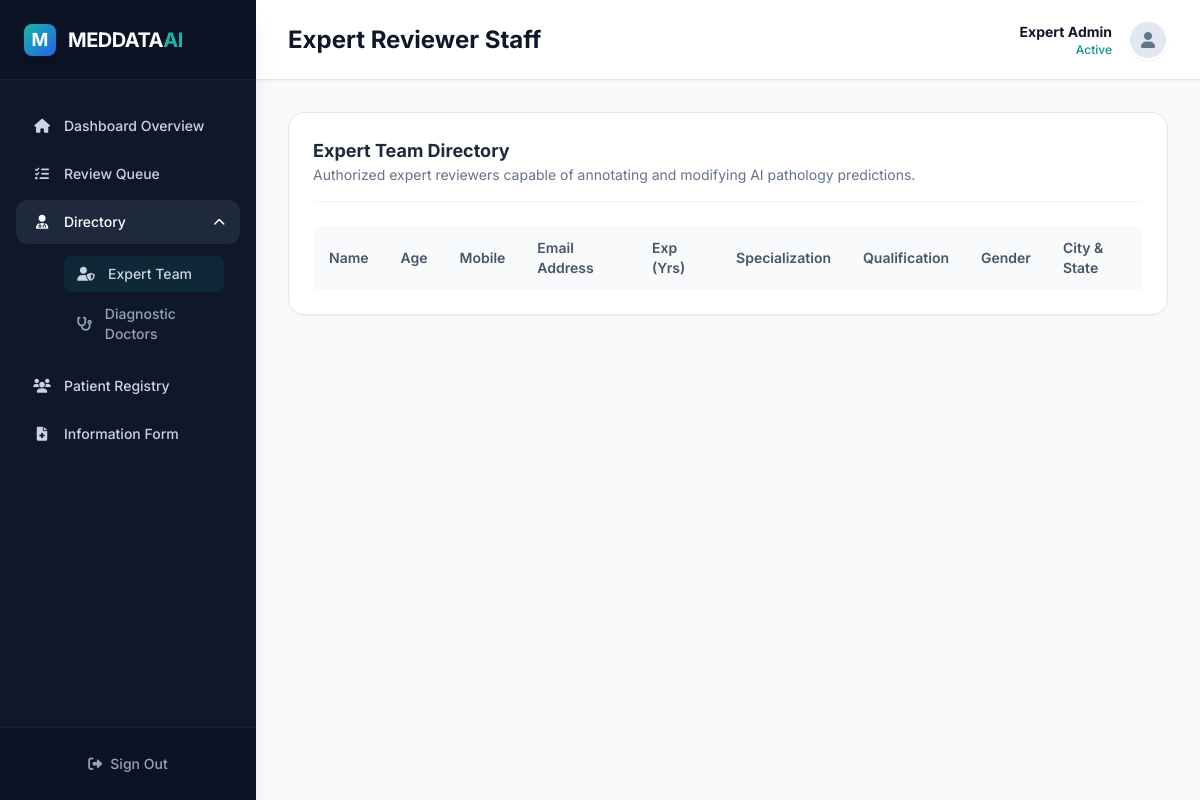
Before: /mri/expertdoctor/ with the older database file.
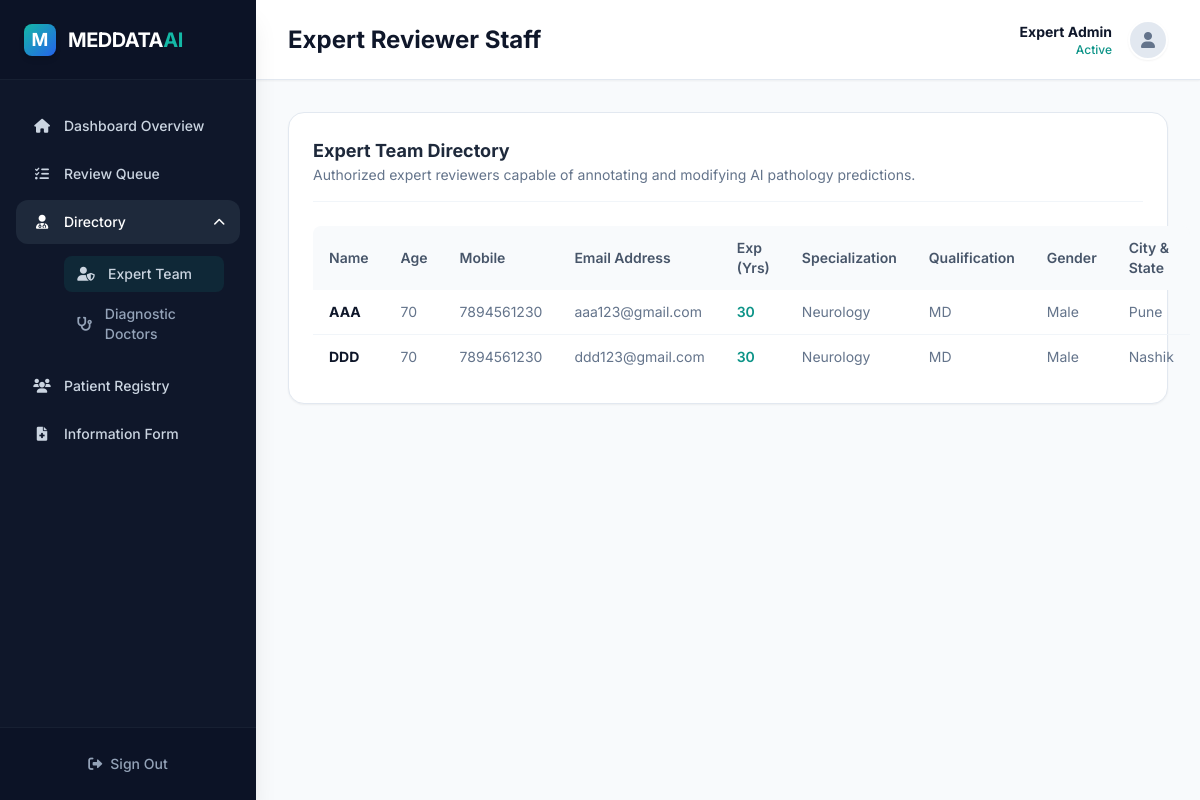
After: the same page with the newer database file.
### mri/models.py (models this page shows, shortened)
class DoctorInfo(models.Model):
    name = models.CharField(max_length=100)
    age = models.IntegerField()
    mobile = models.CharField(max_length=15)
    email = models.EmailField()
    experience = models.IntegerField()
    specialization = models.CharField(max_length=100)
    qualification = models.CharField(max_length=100)
    gender = models.CharField(max_length=10)
    city_state = models.CharField(max_length=100)
    profile_image = models.ImageField(upload_to='doctor_profiles/', null=True, blank=True)

### mri/views.py (the view)
# urls.py: path('expertdoctor/', views.expertdoctor, name='expertdoctor'),
def expertdoctor(request):
    doctors = DoctorInfo.objects.all()
    return render(request, 'mri/expertdoctor.html', {'doctors': doctors})

### mri/templates/mri/expertdoctor.html (shortened to what the changed rows need)
{% load static %}
<!DOCTYPE html>
<html lang="en">
<head>
    <script src="https://cdn.tailwindcss.com"></script>
    <link href="https://cdnjs.cloudflare.com/ajax/libs/font-awesome/6.0.0-beta3/css/all.min.css" rel="stylesheet">
    <link rel="stylesheet" href="https://cdn.datatables.net/1.13.4/css/jquery.dataTables.min.css">
    <link rel="stylesheet" href="https://cdn.datatables.net/buttons/2.4.1/css/buttons.dataTables.min.css">
</head>
<body class="font-sans antialiased bg-slate-50 text-slate-800 flex h-screen overflow-hidden">
    <main class="flex-grow flex flex-col min-w-0 bg-slate-50 overflow-y-auto">
        <header class="h-20 flex-shrink-0 bg-white border-b border-slate-200 flex items-center justify-between px-8 sticky top-0 z-10 shadow-sm">
            <div>
                <h1 class="text-2xl font-bold text-slate-900">Expert Reviewer Staff</h1>
            </div>
        </header>
        <div class="p-8 max-w-full lg:max-w-7xl w-full animate-fade-in-up">
            {% block content %}
            <div class="bg-white rounded-2xl p-6 shadow-sm border border-slate-200">
                <div class="mb-6 border-b border-slate-100 pb-4">
                    <h2 class="text-lg font-bold text-slate-800">Expert Team Directory</h2>
                </div>
                <table id="patientTable" class="display nowrap w-full" style="width:100%">
                    <thead class="bg-slate-50 text-slate-600 text-sm">
                        <tr>
                            <th class="text-left font-semibold py-3 px-4 rounded-tl-lg">Name</th>
                            <th class="text-left font-semibold py-3 px-4">Age</th>
                            <th class="text-left font-semibold py-3 px-4">Mobile</th>
                            <th class="text-left font-semibold py-3 px-4">Email Address</th>
                            <th class="text-left font-semibold py-3 px-4">Exp (Yrs)</th>
                            <th class="text-left font-semibold py-3 px-4">Specialization</th>
                            <th class="text-left font-semibold py-3 px-4">Qualification</th>
                            <th class="text-left font-semibold py-3 px-4">Gender</th>
                            <th class="text-left font-semibold py-3 px-4 rounded-tr-lg">City & State</th>
                        </tr>
                    </thead>
                    <tbody class="text-slate-700 text-sm">
                        {% for doctor in doctors %}
                        <tr class="hover:bg-slate-50 transition-colors border-b border-slate-100 last:border-0">
                            <td class="py-3 px-4 font-bold text-slate-900">{{ doctor.name }}</td>
                            <td class="py-3 px-4 text-slate-500">{{ doctor.age }}</td>
                            <td class="py-3 px-4 text-slate-500">{{ doctor.mobile }}</td>
                            <td class="py-3 px-4 text-slate-500">{{ doctor.email }}</td>
                            <td class="py-3 px-4 font-semibold text-brand-600">{{ doctor.experience }}</td>
                            <td class="py-3 px-4 text-slate-500">{{ doctor.specialization }}</td>
                            <td class="py-3 px-4 text-slate-500">{{ doctor.qualification }}</td>
                            <td class="py-3 px-4 text-slate-500">{{ doctor.gender}}</td>
                            <td class="py-3 px-4 text-slate-500">{{ doctor.city_state}}</td>
                        </tr>
                        {% endfor %}
                    </tbody>
                </table>
            </div>
            {% endblock %}
        </div>
    </main>
</body>
</html>

Changed rows visible on the page:
added DoctorInfo: name "AAA", age "70", mobile "7894561230", email "aaa123@gmail.com", experience "30", specialization "Neurology", qualification "MD", gender "Male", city_state "Pune"
added DoctorInfo: name "DDD", age "70", mobile "7894561230", email "ddd123@gmail.com", experience "30", specialization "Neurology", qualification "MD", gender "Male", city_state "Nashik"
